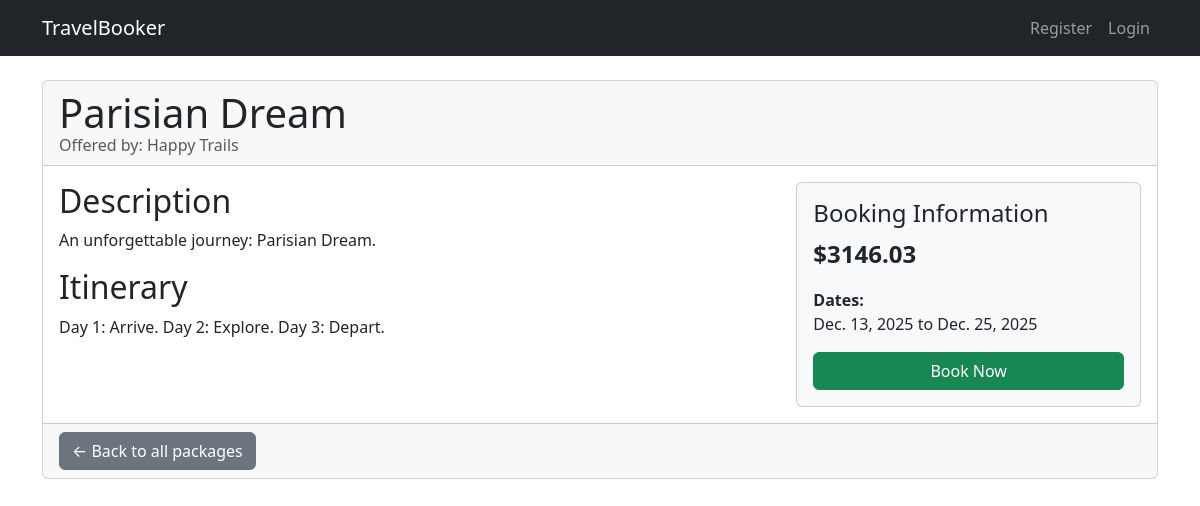
Page /package/1/ on the committed database.
### main/models.py (models this page shows, shortened)
class TravelPackage(models.Model):
    vendor = models.ForeignKey(Vendor, on_delete=models.CASCADE, related_name='packages')
    name = models.CharField(max_length=255)
    description = models.TextField()
    itinerary = models.TextField()
    price = models.DecimalField(max_digits=10, decimal_places=2)
    start_date = models.DateField()
    end_date = models.DateField()
    created_at = models.DateTimeField(auto_now_add=True)
    updated_at = models.DateTimeField(auto_now=True)

class Vendor(models.Model):
    user_profile = models.OneToOneField(UserProfile, on_delete=models.CASCADE)
    name = models.CharField(max_length=255)
    description = models.TextField()
    website = models.URLField(blank=True, null=True)

### main/views.py (the view)
# urls.py: path('package/<int:package_id>/', views.package_detail, name='package_detail'),
def package_detail(request, package_id):
    package = get_object_or_404(TravelPackage, pk=package_id)
    return render(request, 'main/package_detail.html', {'package': package})

### main/templates/main/package_detail.html (shortened to what this page needs)
{% extends "main/base.html" %}
{% block content %}
<div class="card">
    <div class="card-header">
        <h1 class="card-title mb-0">{{ package.name }}</h1>
        <p class="card-subtitle text-muted">Offered by: {{ package.vendor.name }}</p>
    </div>
    <div class="card-body">
        <div class="row">
            <div class="col-md-8">
                <h2>Description</h2>
                <p>{{ package.description }}</p>
                <h2>Itinerary</h2>
                <p style="white-space: pre-wrap;">{{ package.itinerary }}</p>
            </div>
            <div class="col-md-4">
                <div class="card bg-light">
                    <div class="card-body">
                        <h4 class="card-title">Booking Information</h4>
                        <p class="card-text fs-4"><strong>${{ package.price|floatformat:2 }}</strong></p>
                        <p><strong>Dates:</strong><br>{{ package.start_date }} to {{ package.end_date }}</p>
                        <form action="{% url 'book_package' package.id %}" method="post">
                            <button type="submit" class="btn btn-success w-100">Book Now</button>
                        </form>
                    </div>
                </div>
            </div>
        </div>
    </div>
    <div class="card-footer">
        <a href="{% url 'package_list' %}" class="btn btn-secondary">← Back to all packages</a>
    </div>
</div>
{% endblock %}

### rows in the picture
TravelPackage: name "Parisian Dream", vendor.name "Happy Trails", description "An unforgettable journey: Parisian Dream.", itinerary "Day 1: Arrive. Day 2: Explore. Day 3: Depart.", price "3146.03", start_date "Dec. 13, 2025", end_date "Dec. 25, 2025"
